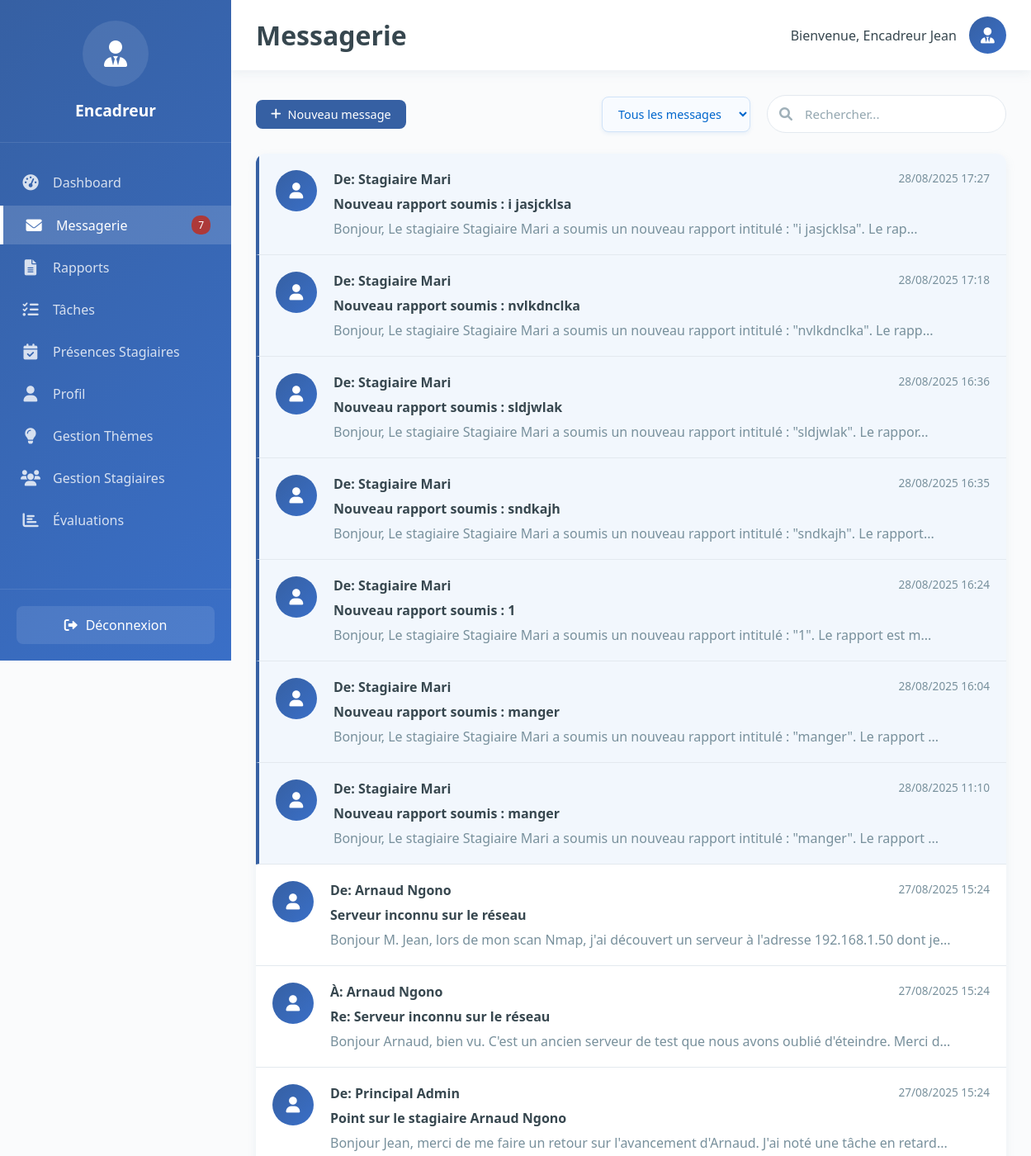
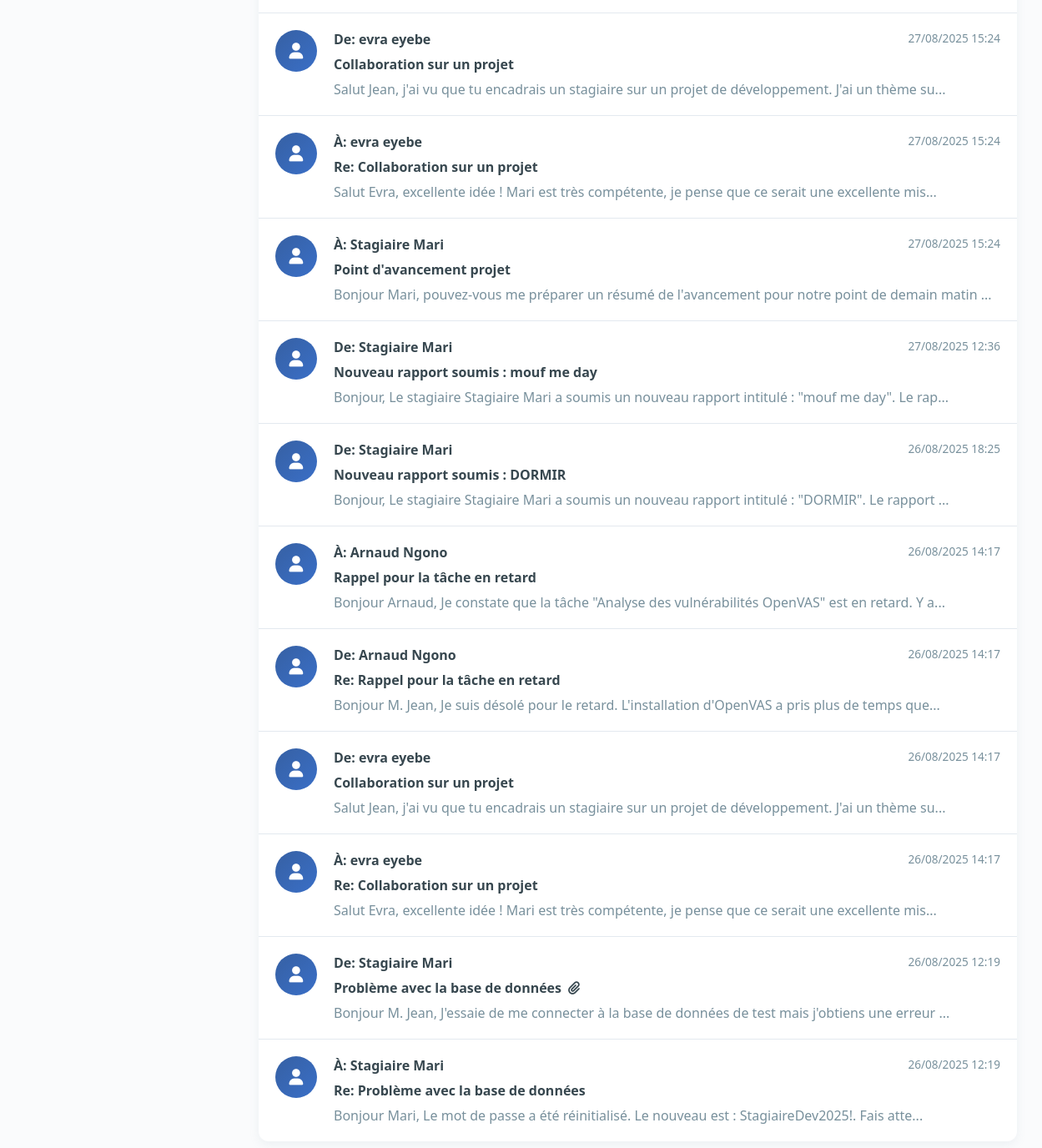
The page /dashboardEncadreur.php?tab=messagerie (signed in) on the database its author committed (2 pictures, top to bottom).
### tables this page shows
CREATE TABLE `messages` (
  `id` int(11) NOT NULL,
  `expediteur_id` int(11) NOT NULL,
  `destinataire_id` int(11) NOT NULL,
  `sujet` varchar(255) NOT NULL,
  `contenu` text NOT NULL,
  `fichier` varchar(255) DEFAULT NULL,
  `date_envoi` datetime DEFAULT current_timestamp(),
  `lu` tinyint(1) DEFAULT 0
);

CREATE TABLE `utilisateurs` (
  `id` int(11) NOT NULL,
  `nom` varchar(50) NOT NULL,
  `prenom` varchar(50) NOT NULL,
  `email` varchar(100) NOT NULL,
  `password` varchar(255) NOT NULL,
  `role` enum('stagiaire','encadreur','admin') NOT NULL,
  `statut` enum('actif','bloque') NOT NULL DEFAULT 'actif',
  `sex` enum('M','F') NOT NULL DEFAULT 'M',
  `telephone` varchar(20) DEFAULT NULL,
  `encadreur_id` int(11) DEFAULT NULL
);

### classes/Database.php (called while the page is built, shortened)
<?php
class Database {
    private static $instance = null;
    private static $connection = null;
    private static $host = "localhost";
    private static $username = "root";
    private static $password = "";
    private static $database = "gestion_stagiaires";
    private static $port = 3307;
    public static function getInstance() {
        if (self::$instance === null) {
            self::$instance = new self();
        }
        return self::$instance;
    }
    public static function getConnection() {
        if (self::$connection === null) {
            self::$connection = new mysqli(
                self::$host,
                self::$username,
                self::$password,
                self::$database,
                self::$port
            );
            self::$connection->set_charset("utf8");
        }
        return self::$connection;
    }
}

### classes/Message.php (called while the page is built, shortened)
<?php
require_once __DIR__ . '/Database.php';
class Message {
    private $conn;
    private $user_id;
    public function __construct($user_id) {
        $this->conn = Database::getConnection();
        $this->user_id = $user_id;
    }
    public function getMessages($filter = 'all', $search = '') {
        $sql = "SELECT m.*,
                       u_exp.nom AS exp_nom, u_exp.prenom AS exp_prenom,
                       u_dest.nom AS dest_nom, u_dest.prenom AS dest_prenom,
                       (SELECT COUNT(*) FROM message_pieces_jointes WHERE message_id = m.id) as nb_pieces_jointes
                FROM messages m
                JOIN utilisateurs u_exp ON m.expediteur_id = u_exp.id
                JOIN utilisateurs u_dest ON m.destinataire_id = u_dest.id
                WHERE (m.expediteur_id = ? OR m.destinataire_id = ?)";
        $params = [$this->user_id, $this->user_id];
        $types = "ii";
        $sql .= " ORDER BY m.date_envoi DESC";
        $stmt = $this->conn->prepare($sql);
        $stmt->bind_param($types, ...$params);
        $stmt->execute();
        return $stmt->get_result();
    }
    public function compterNonLus() {
        $sql = "SELECT COUNT(*) as count FROM messages WHERE destinataire_id = ? AND lu = 0";
        $stmt = $this->conn->prepare($sql);
        $stmt->bind_param("i", $this->user_id);
        $stmt->execute();
        $result = $stmt->get_result()->fetch_assoc();
        return (int)$result['count'];
    }
}

### dashboardEncadreur.php (the view, shortened to what this page needs)
<?php
require_once 'classes/Database.php';
require_once 'classes/Message.php';
$user_id = $_SESSION['user_id'];
$nom_complet = $_SESSION['prenom'] . ' ' . $_SESSION['nom'];
$role = $_SESSION['role'];
$message = new Message($user_id);
$nb_messages_non_lus = $message->compterNonLus();
$conn = Database::getConnection();
$stats_sql = "SELECT
    (SELECT COUNT(*) FROM stagiaire WHERE encadreur_id = ?) as nb_stagiaires,
    (SELECT COUNT(*) FROM rapports r JOIN stagiaire s ON r.stagiaire_id = s.id_utilisateur WHERE s.encadreur_id = ?) as nb_rapports_total,
    (SELECT COUNT(*) FROM rapports r JOIN stagiaire s ON r.stagiaire_id = s.id_utilisateur WHERE s.encadreur_id = ? AND r.statut = 'en_attente') as nb_rapports_attente";
$stats_stmt = $conn->prepare($stats_sql);
$stats_stmt->bind_param("iii", $user_id, $user_id, $user_id);
$stats_stmt->execute();
$stats = $stats_stmt->get_result()->fetch_assoc();
$onglet_actif = isset($_GET['tab']) ? $_GET['tab'] : 'dashboard';
$filtre = isset($_GET['filter']) ? $_GET['filter'] : 'all';
$recherche = isset($_GET['search']) ? $_GET['search'] : '';
switch ($onglet_actif) {
    case 'messagerie':
        $messages = $message->getMessages($filtre, $recherche);
        break;
}
?>
<!DOCTYPE html>
<html lang="fr">
<head>
    <link href="https://cdnjs.cloudflare.com/ajax/libs/font-awesome/6.0.0/css/all.min.css" rel="stylesheet">
    <link rel="stylesheet" href="css/taches.css">
    <link rel="stylesheet" href="css/themes.css">
    <link rel="stylesheet" href="css/evaluation.css">
    <link rel="stylesheet" href="css/presence.css">
    <link rel="stylesheet" href="css/dashboardEncadreur.css">
    <link rel="stylesheet" href="css/form.css">
</head>
<body>
    <nav class="sidebar">
        <div class="sidebar-header">
            <div class="logo">
                <i class="fas fa-user-tie"></i>
            </div>
            <h3><?php echo ucfirst($role); ?></h3>
        </div>
        <ul class="sidebar-menu">
            <li class="<?php echo $onglet_actif === 'dashboard' ? 'active' : ''; ?>">
                <a href="?tab=dashboard">
                    <i class="fas fa-tachometer-alt"></i>
                    <span>Dashboard</span>
                </a>
            </li>
            <li class="<?php echo $onglet_actif === 'messagerie' ? 'active' : ''; ?>">
                <a href="?tab=messagerie">
                    <i class="fas fa-envelope"></i>
                    <span>Messagerie</span>
                    <?php if ($nb_messages_non_lus > 0): ?>
                        <span class="badge"><?php echo $nb_messages_non_lus; ?></span>
                    <?php endif; ?>
                </a>
            </li>
            <li class="<?php echo $onglet_actif === 'rapports' ? 'active' : ''; ?>">
                <a href="?tab=rapports">
                    <i class="fas fa-file-alt"></i>
                    <span>Rapports</span>
                </a>
            </li>
            <li class="<?php echo $onglet_actif === 'taches' ? 'active' : ''; ?>">
                <a href="?tab=taches">
                    <i class="fas fa-tasks"></i>
                    <span>Tâches</span>
                </a>
            </li>
            <li class="<?php echo $onglet_actif === 'presences' ? 'active' : ''; ?>">
                <a href="?tab=presences">
                    <i class="fas fa-calendar-check"></i>
                    <span>Présences Stagiaires</span>
                </a>
            </li>
            <li class="<?php echo $onglet_actif === 'profil' ? 'active' : ''; ?>">
                <a href="?tab=profil">
                    <i class="fas fa-user"></i>
                    <span>Profil</span>
                </a>
            </li>
            <li class="<?php echo $onglet_actif === 'gestion-theme' ? 'active' : ''; ?>">
                <a href="?tab=gestion-theme">
                    <i class="fas fa-lightbulb"></i>
                    <span>Gestion Thèmes</span>
                </a>
            </li>
            <li class="<?php echo $onglet_actif === 'gestion-stagiaires' ? 'active' : ''; ?>">
                <a href="?tab=gestion-stagiaires">
                    <i class="fas fa-users"></i>
                    <span>Gestion Stagiaires</span>
                </a>
            </li>
        <li class="<?php echo $onglet_actif === 'evaluation' ? 'active' : ''; ?>">
            <a href="?tab=evaluation">
                <i class="fas fa-chart-bar"></i>
                <span>Évaluations</span>
            </a>
        </li>
        </ul>
        <div class="sidebar-footer">
            <a href="logout.php" class="logout-btn">
                <i class="fas fa-sign-out-alt"></i>
                <span>Déconnexion</span>
            </a>
        </div>
    </nav>
    <main class="main-content">
        <header class="main-header">
            <div class="header-left">
                <h1><?php echo ucfirst($onglet_actif); ?></h1>
            </div>
            <div class="header-right">
                <div class="user-info">
                    <span>Bienvenue, <?php echo htmlspecialchars($nom_complet); ?></span>
                    <div class="user-avatar">
                        <i class="fas fa-user-tie"></i>
                    </div>
                </div>
            </div>
        </header>
        <div class="content-area">
            <?php if ($onglet_actif === 'dashboard'): ?>
                <div class="dashboard-content">
                    <div class="stats-grid">
                        <div class="stat-card">
                            <div class="stat-icon">
                                <i class="fas fa-users"></i>
                            </div>
                            <div class="stat-info">
                                <h3><?php echo $stats['nb_stagiaires']; ?></h3>
                                <p>Stagiaires encadrés</p>
                            </div>
                        </div>
                        <div class="stat-card">
                            <div class="stat-icon">
                                <i class="fas fa-envelope"></i>
                            </div>
                            <div class="stat-info">
                                <h3><?php echo $nb_messages_non_lus; ?></h3>
                                <p>Messages non lus</p>
                            </div>
                        </div>
                        <div class="stat-card">
                            <div class="stat-icon">
                                <i class="fas fa-file-alt"></i>
                            </div>
                            <div class="stat-info">
                                <h3><?php echo $stats['nb_rapports_total']; ?></h3>
                                <p>Rapports reçus</p>
                            </div>
                        </div>
                        <div class="stat-card">
                            <div class="stat-icon">
                                <i class="fas fa-clock"></i>
                            </div>
                            <div class="stat-info">
                                <h3><?php echo $stats['nb_rapports_attente']; ?></h3>
                                <p>En attente de validation</p>
                            </div>
                        </div>
                    </div>
            <?php elseif ($onglet_actif === 'messagerie'): ?>
                <div class="messagerie-content">
                    <div class="toolbar">
                        <div class="toolbar-left">
                            <button class="btn btn-primary" onclick="ouvrirNouveauMessage()">
                                <i class="fas fa-plus"></i>
                                Nouveau message
                            </button>
                        </div>
                        <div class="toolbar-right">
                            <select class="filter-select" onchange="filtrerMessages(this.value)">
                                <option value="all" <?php echo $filtre === 'all' ? 'selected' : ''; ?>>Tous les messages</option>
                            </select>
                            <div class="search-box">
                                <input type="text" placeholder="Rechercher..." value="<?php echo htmlspecialchars($recherche); ?>"
                                      onkeyup="rechercherMessages(this.value)">
                            </div>
                        </div>
                    </div>
                    <div class="messages-list">
                        <?php if (isset($messages) && $messages->num_rows > 0): ?>
                            <?php while ($msg = $messages->fetch_assoc()): ?>
                                <div class="message-item <?php echo $msg['lu'] == 0 && $msg['destinataire_id'] == $user_id ? 'unread' : ''; ?>"
                                     onclick="ouvrirMessage(<?php echo $msg['id']; ?>)">
                                    <div class="message-avatar">
                                        <i class="fas fa-user"></i>
                                    </div>
                                    <div class="message-content">
                                        <div class="message-header">
                                            <span class="sender">
                                                <?php
                                                if ($msg['expediteur_id'] == $user_id) {
                                                    echo 'À: ' . htmlspecialchars($msg['dest_prenom'] . ' ' . $msg['dest_nom']);
                                                } else {
                                                    echo 'De: ' . htmlspecialchars($msg['exp_prenom'] . ' ' . $msg['exp_nom']);
                                                }
                                                ?>
                                            </span>
                                            <span class="date"><?php echo date('d/m/Y H:i', strtotime($msg['date_envoi'])); ?></span>
                                        </div>
                                        <div class="message-subject">
                                            <?php echo htmlspecialchars($msg['sujet']); ?>
                                            <?php if ($msg['nb_pieces_jointes'] > 0): ?>
                                                <i class="fas fa-paperclip"></i>
                                            <?php endif; ?>
                                        </div>
                                        <div class="message-preview">
                                            <?php echo htmlspecialchars(substr($msg['contenu'], 0, 100)) . '...'; ?>
                                        </div>
                                    </div>
                                </div>
                            <?php endwhile; ?>
                        <?php endif; ?>
                    </div>
                </div>
<?php endif; ?>
    </main>
</body>
</html>

### css/taches.css (style rules this page uses)
:root { --primary-color: #0066cc; --primary-dark: #0052a3; --accent-color: #dc3545; --accent-dark: #bd2130; --success-color: #28a745; --warning-color: #ffc107; --info-color: #17a2b8; --light-color: #f8f9fa; --dark-color: #343a40; --text-primary: #212529; --text-secondary: #6c757d; --background-color: #f8f9fa; --surface-color: #ffffff; --border-color: #dee2e6; --shadow: 0 4px 6px rgba(0, 0, 0, 0.1); --shadow-lg: 0 10px 15px rgba(0, 0, 0, 0.1); }

### css/themes.css (style rules this page uses)
a { text-decoration: none; color: inherit; }

### css/presence.css (style rules this page uses)
:root { --primary-color: #4A90E2; --primary-light: rgba(74, 144, 226, 0.1); --danger-color: #D0021B; --danger-light: rgba(208, 2, 27, 0.1); --success-color: #7ED321; --success-light: rgba(126, 211, 33, 0.1); --warning-color: #F5A623; --warning-light: rgba(245, 166, 35, 0.1); --text-primary: #2c3e50; --text-secondary: #8a9eb2; --surface-color: #ffffff; --background-color: #f9fafc; --border-color: #e8eef3; --shadow-soft: 0 5px 15px rgba(0, 0, 0, 0.04); --shadow-strong: 0 10px 30px rgba(74, 144, 226, 0.15); --radius-md: 16px; }

### rows shown on the page
messages: expediteur.nom "Stagiaire Mari", date_envoi "28/08/2025 17:27", sujet "Nouveau rapport soumis : i jasjcklsa", contenu "Bonjour, Le stagiaire Stagiaire Mari a soumis un nouveau rapport intitulé : \"i jasjcklsa\". Le rap"
messages: expediteur.nom "Stagiaire Mari", date_envoi "28/08/2025 17:18", sujet "Nouveau rapport soumis : nvlkdnclka", contenu "Bonjour, Le stagiaire Stagiaire Mari a soumis un nouveau rapport intitulé : \"nvlkdnclka\". Le rapp"
messages: expediteur.nom "Stagiaire Mari", date_envoi "28/08/2025 16:36", sujet "Nouveau rapport soumis : sldjwlak", contenu "Bonjour, Le stagiaire Stagiaire Mari a soumis un nouveau rapport intitulé : \"sldjwlak\". Le rappor"
messages: expediteur.nom "Stagiaire Mari", date_envoi "28/08/2025 16:35", sujet "Nouveau rapport soumis : sndkajh", contenu "Bonjour, Le stagiaire Stagiaire Mari a soumis un nouveau rapport intitulé : \"sndkajh\". Le rapport"
messages: expediteur.nom "Stagiaire Mari", date_envoi "28/08/2025 16:24", sujet "Nouveau rapport soumis : 1", contenu "Bonjour, Le stagiaire Stagiaire Mari a soumis un nouveau rapport intitulé : \"1\". Le rapport est m"
messages: expediteur.nom "Stagiaire Mari", date_envoi "28/08/2025 16:04", sujet "Nouveau rapport soumis : manger", contenu "Bonjour, Le stagiaire Stagiaire Mari a soumis un nouveau rapport intitulé : \"manger\". Le rapport"
messages: expediteur.nom "Stagiaire Mari", date_envoi "28/08/2025 11:10", sujet "Nouveau rapport soumis : manger", contenu "Bonjour, Le stagiaire Stagiaire Mari a soumis un nouveau rapport intitulé : \"manger\". Le rapport"
messages: expediteur.nom "Arnaud Ngono", date_envoi "27/08/2025 15:24", sujet "Serveur inconnu sur le réseau", contenu "Bonjour M. Jean, lors de mon scan Nmap, j'ai découvert un serveur à l'adresse 192.168.1.50 dont je"
messages: destinataire.nom "Arnaud Ngono", date_envoi "27/08/2025 15:24", sujet "Re: Serveur inconnu sur le réseau", contenu "Bonjour Arnaud, bien vu. C'est un ancien serveur de test que nous avons oublié d'éteindre. Merci d"
messages: expediteur.nom "Principal Admin", date_envoi "27/08/2025 15:24", sujet "Point sur le stagiaire Arnaud Ngono", contenu "Bonjour Jean, merci de me faire un retour sur l'avancement d'Arnaud. J'ai noté une tâche en retard"
messages: expediteur.nom "evra eyebe", date_envoi "27/08/2025 15:24", sujet "Collaboration sur un projet", contenu "Salut Jean, j'ai vu que tu encadrais un stagiaire sur un projet de développement. J'ai un thème su"
messages: destinataire.nom "evra eyebe", date_envoi "27/08/2025 15:24", sujet "Re: Collaboration sur un projet", contenu "Salut Evra, excellente idée ! Mari est très compétente, je pense que ce serait une excellente mis"
messages: destinataire.nom "Stagiaire Mari", date_envoi "27/08/2025 15:24", sujet "Point d'avancement projet", contenu "Bonjour Mari, pouvez-vous me préparer un résumé de l'avancement pour notre point de demain matin"
messages: expediteur.nom "Stagiaire Mari", date_envoi "27/08/2025 12:36", sujet "Nouveau rapport soumis : mouf me day", contenu "Bonjour, Le stagiaire Stagiaire Mari a soumis un nouveau rapport intitulé : \"mouf me day\". Le rap"
messages: expediteur.nom "Stagiaire Mari", date_envoi "26/08/2025 18:25", sujet "Nouveau rapport soumis : DORMIR", contenu "Bonjour, Le stagiaire Stagiaire Mari a soumis un nouveau rapport intitulé : \"DORMIR\". Le rapport"
messages: destinataire.nom "Arnaud Ngono", date_envoi "26/08/2025 14:17", sujet "Rappel pour la tâche en retard", contenu "Bonjour Arnaud, Je constate que la tâche \"Analyse des vulnérabilités OpenVAS\" est en retard. Y a"
messages: expediteur.nom "Arnaud Ngono", date_envoi "26/08/2025 14:17", sujet "Re: Rappel pour la tâche en retard", contenu "Bonjour M. Jean, Je suis désolé pour le retard. L'installation d'OpenVAS a pris plus de temps que"
messages: expediteur.nom "evra eyebe", date_envoi "26/08/2025 14:17", sujet "Collaboration sur un projet", contenu "Salut Jean, j'ai vu que tu encadrais un stagiaire sur un projet de développement. J'ai un thème su"
messages: destinataire.nom "evra eyebe", date_envoi "26/08/2025 14:17", sujet "Re: Collaboration sur un projet", contenu "Salut Evra, excellente idée ! Mari est très compétente, je pense que ce serait une excellente mis"
messages: expediteur.nom "Stagiaire Mari", date_envoi "26/08/2025 12:19", sujet "Problème avec la base de données", contenu "Bonjour M. Jean, J'essaie de me connecter à la base de données de test mais j'obtiens une erreur"
messages: destinataire.nom "Stagiaire Mari", date_envoi "26/08/2025 12:19", sujet "Re: Problème avec la base de données", contenu "Bonjour Mari, Le mot de passe a été réinitialisé. Le nouveau est : StagiaireDev2025!. Fais atte"

### other values the page prints
$role "Encadreur"
$nb_messages_non_lus "7"
$onglet_actif "Messagerie"
$nom_complet "Encadreur Jean"
